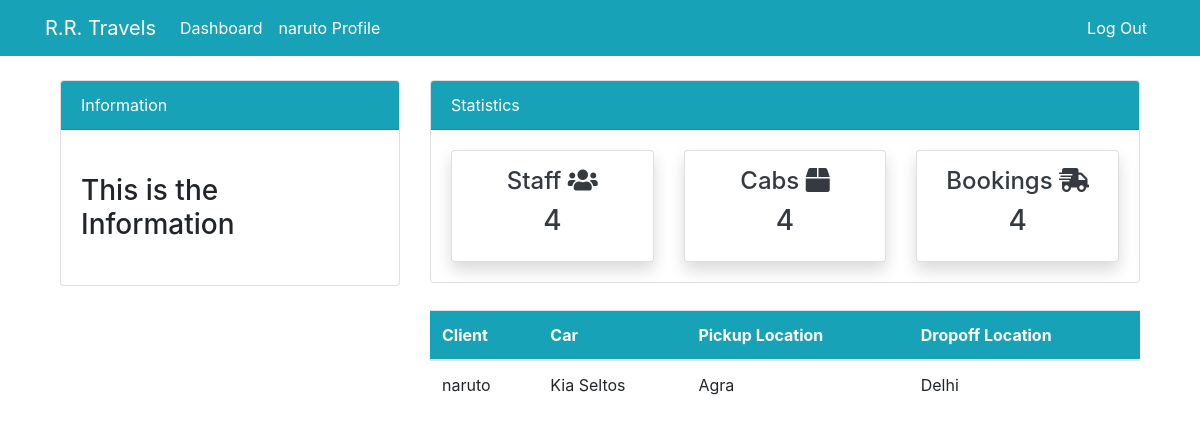
Before: /bookings (signed in) with the older database file.
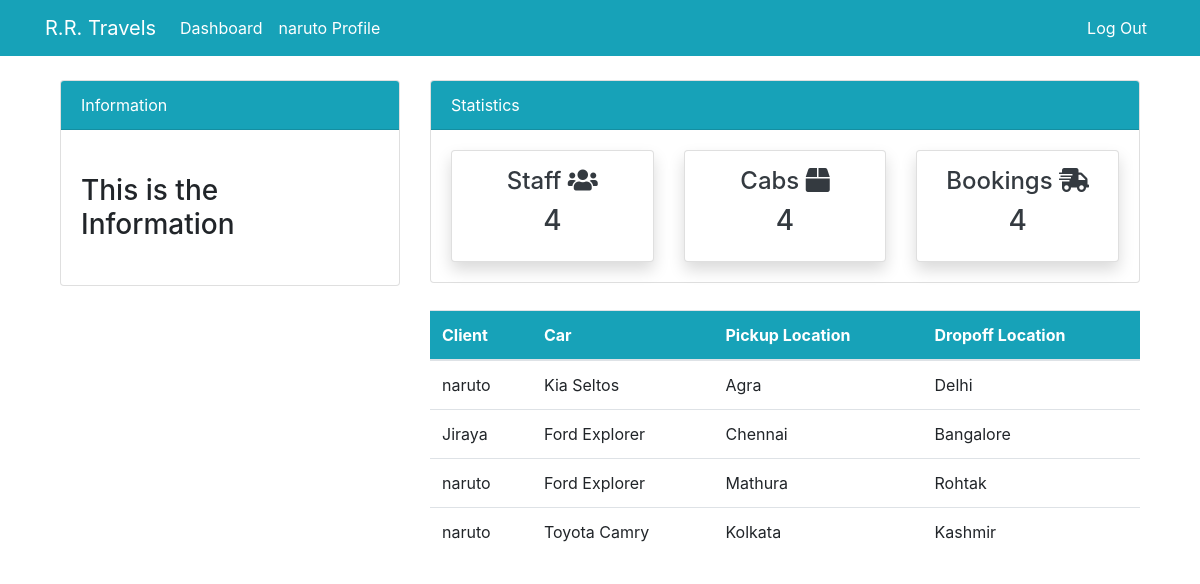
After: the same page with the newer database file.
### dashboard/models.py (models this page shows, shortened)
class Booking(models.Model):
    client = models.ForeignKey(User,on_delete= models.CASCADE)
    car = models.ForeignKey(Car,on_delete= models.CASCADE)
    pickup_location = models.CharField(max_length=255, null= True)
    dropoff_location = models.CharField(max_length=255, null=False)
    price = models.DecimalField(max_digits=10, decimal_places=2, null=True)

class Car(models.Model):
    name = models.CharField(max_length=100, null=True)
    type = models.CharField(max_length=20, choices=CATEGORY, null=True)
    rental_rate = models.CharField(max_length=100, null=True)
    def __str__(self):
        return f'{self.name}'

### dashboard/views.py (the view)
# urls.py: path('bookings',views.bookings,name ='dashboard-bookings'),
@login_required
def bookings(request):
    booking = Booking.objects.all()
    context = {
        'booking' : booking,
    }
    return render(request,'dashboard/bookings.html',context)

### templates/dashboard/bookings.html (shortened to what this page needs)
{% extends 'partials/base.html' %}
{% block content %}
{% include 'partials/topnav.html' %}
    <div class="container">
        <div class="row my-4">
            <div class="col-md-4">
            </div>
            <div class="col-md-8">
                <table class="table bg-white">
                    <thead class="bg-info">
                        <tr class="text-white">
                            <th scope="col">Client</th>
                            <th scope="col">Car</th>
                            <th scope="col">Pickup Location</th>
                            <th scope="col">Dropoff Location</th>
                        </tr>
                    </thead>
                    <tbody>
                        {% for booking in booking %}
                        <tr>
                            <td>{{ booking.client.username }} </td>
                            <td>{{ booking.car}} </td>
                            <td>{{ booking.pickup_location}}</td>
                            <td>{{ booking.dropoff_location}}</td>
                        </tr>
                        {% endfor %}
                    </tbody>
                </table>
            </div>
        </div>
    </div>
{% endblock %}

### templates/partials/base.html (shortened to what this page needs)
{% load static %}
<!doctype html>
<html lang="en">
<head>
    <link rel="stylesheet" href="https://cdn.jsdelivr.net/npm/bootstrap@4.6.0/dist/css/bootstrap.min.css"
>
    <link rel="stylesheet" href="https://use.fontawesome.com/releases/v5.15.2/css/all.css"
>
    <link rel="stylesheet" href="{% static 'style.css' %}">
</head>
<body>
    {% include 'partials/nav.html' %}
    <div class="container">
        {% block content %}
        {% endblock %}
    </div>
</body>
</html>

### templates/partials/nav.html (shortened to what this page needs)
<nav class="navbar navbar-expand-lg navbar-info bg-info">
    <div class="container">
        <a class="navbar-brand text-white" href="{% url 'dashboard' %}">R.R. Travels</a>
        <div class="collapse navbar-collapse" id="navbarSupportedContent">
            <ul class="navbar-nav mr-auto">
                <li class="nav-item active">
                    <a class="nav-link text-white" href="{% url 'dashboard' %}">Dashboard </a>
                </li>
                <li class="nav-item active">
                    <a class="nav-link text-white" href="{% url 'user-profile' %}"> {{ user.username }} Profile </a>
                </li>
            </ul>
            <ul class="navbar-nav ml-auto">
                    {% if user.is_authenticated %}
                    <a class="nav-link text-white" href="{% url 'user-logout' %}">Log Out</a>
                    {% endif %}
            </ul>
        </div>
    </div>
</nav>

### templates/partials/topnav.html
<div class="container">
    <div class="row mt-4">
        <div class="col-md-4">
            <div class="card">
                <div class="card-header bg-info text-white">
                    Information
                </div>
                <div class="card-body">
                    <marquee behavior="" direction="">
                        <h3 class="my-4">This is the Information</h3>
                    </marquee>
                </div>
            </div>
        </div>
        <div class="col-md-8">
            <div class="card">
                <div class="card-header bg-info text-white">
                    Statistics
                </div>
                <div class="card-body">
                    <div class="row">
                        <div class="col-md-4">
                            <a class="text-decoration-none text-dark" href="{% url 'dashboard-staff' %}">
                                <div class="card my-card shadow text-center p-3">
                                    <h4>Staff <i class="fas fa-users"></i></h4>
                                    <h3>4</h3>
                                </div>
                            </a>
                        </div>
                        <div class="col-md-4">
                            <a class="text-decoration-none text-dark" href="{% url 'dashboard-cars' %}">
                                <div class="card my-card shadow text-center p-3">
                                    <h4>Cabs  <i class="fas fa-box"></i></h4>
                                    <h3>4</h3>
                                </div>
                            </a>
                        </div>
                        <div class="col-md-4">
                            <a class="text-decoration-none text-dark" href="{% url 'dashboard-bookings' %}">
                                <div class="card my-card shadow text-center p-3">
                                    <h4>Bookings <i class="fas fa-shipping-fast"></i></h4>
                                    <h3>4</h3>
                                </div>
                            </a>
                        </div>
                    </div>
                </div>
            </div>
        </div>
    </div>
</div>

### static/style.css (style rules this page uses)
body { background-image: url('background.jpg'); background-size: cover; background-position: center; background-repeat: no-repeat; }

Changed rows visible on the page:
added Booking: client.username "Jiraya", car "Ford Explorer", pickup_location "Chennai", dropoff_location "Bangalore"
added Booking: client.username "naruto", car "Ford Explorer", pickup_location "Mathura", dropoff_location "Rohtak"
added Booking: client.username "naruto", car "Toyota Camry", pickup_location "Kolkata", dropoff_location "Kashmir"
